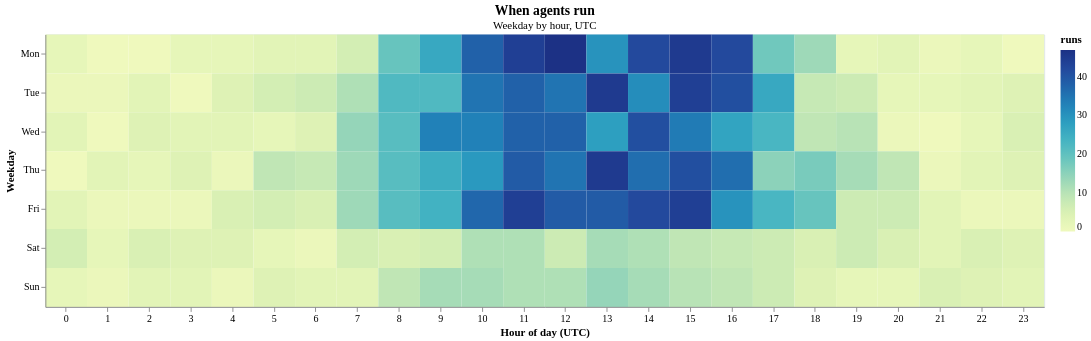

Write the Vega-Lite specification saved for this chart.
### Vega-Lite specification from a JSON file in a GitHub repository (floating-point values rounded to 4 significant figures; data arrays with more than 128 entries replaced by an {"elided": "..."} marker saying what was removed)
{"config": {"view": {"continuousWidth": 300, "continuousHeight": 300, "stroke": "#d9e2ec"}, "axis": {"labelAngle": 0, "labelFontSize": 11, "titleFontSize": 12, "titleFontWeight": 600, "labelFont": "Hanken Grotesk", "titleFont": "Hanken Grotesk"}, "legend": {"labelFontSize": 11, "titleFontSize": 12, "titleFontWeight": 600, "labelFont": "Hanken Grotesk", "titleFont": "Hanken Grotesk"}, "title": {"fontSize": 15, "fontWeight": 600, "subtitleFontSize": 12, "subtitleFontWeight": 400, "font": "Hanken Grotesk", "subtitleFont": "Hanken Grotesk"}}, "data": {"name": "data-4351a0c659115568fa407cbed06ae5a2"}, "mark": {"type": "rect"}, "encoding": {"color": {"field": "runs", "type": "quantitative"}, "tooltip": [{"field": "hour", "type": "quantitative"}, {"field": "weekday", "type": "nominal"}, {"field": "runs", "type": "quantitative"}], "x": {"field": "hour", "sort": null, "title": "Hour of day (UTC)", "type": "ordinal"}, "y": {"field": "weekday", "sort": null, "title": "Weekday", "type": "ordinal"}}, "height": 300, "title": {"text": "When agents run", "subtitle": "Weekday by hour, UTC"}, "width": 1100, "$schema": "https://vega.github.io/schema/vega-lite/v6.4.1.json", "datasets": {"data-4351a0c659115568fa407cbed06ae5a2": {"elided": "168 records"}}}
